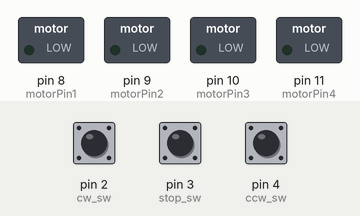
This sketch was run on a simulated Arduino Uno, built with avr-gcc and run on an emulated ATmega328P. On the bench: switched loads named in the sketch (green lamp = pin HIGH). The test bench sets the inputs (shaded band); at power-on: pin 2 (cw_sw) HIGH, pin 3 (stop_sw) HIGH, pin 4 (ccw_sw) HIGH. What the sketch prints to the serial monitor is not drawn.

Above: at 1.2 s.
1.3 s: pin 2 (cw_sw) pulled LOW for 0.15 s
At 1.45 s:
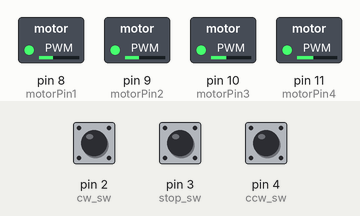
4.3 s: pin 3 (stop_sw) pulled LOW for 0.15 s
5.9 s: pin 4 (ccw_sw) pulled LOW for 0.15 s
At 6.09 s:
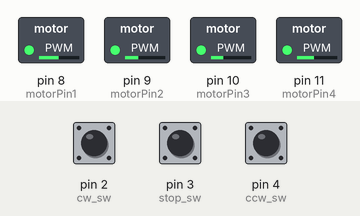
8.9 s: pin 3 (stop_sw) pulled LOW for 1 s
11.4 s: pin 2 (cw_sw) pulled LOW for 1 s
At 11.59 s:
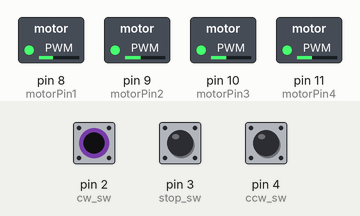
14.4 s: pin 4 (ccw_sw) pulled LOW for 1 s
Timing chart, 0 to 19.4 s (numbered marks = the images above; inputs shaded):
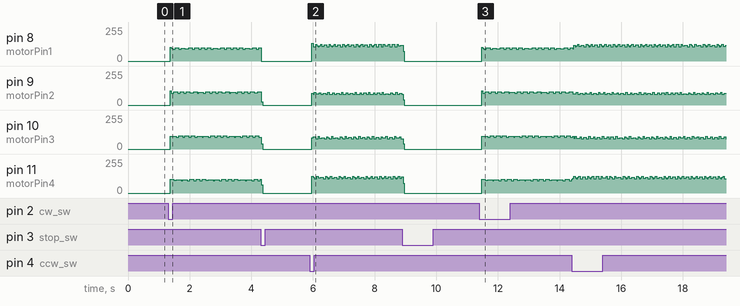

The sketch:

AR01_step_motor.ino
```cpp
/*
 예제 7.1
 스텝모터 구동
 */
int cw_sw = 2;
int stop_sw = 3;
int ccw_sw = 4;
// 스텝 모터 신호핀 설정
int motorPin1 = 8;
int motorPin2 = 9;
int motorPin3 = 10;
int motorPin4 = 11;

boolean cwsw = false;
boolean ccwsw = false;
boolean stopsw = true;

// 스텝 모터의 스텝 설정
// 0~7은 동작 신호, 8번째는 모터 정지 신호
int steps[] = {B1000, B1100, B0100, B0110, B0010, B0011, B0001, B1001, B0000};

void setup() {
  //모터 신호핀을 출력으로 설정
  pinMode(motorPin1, OUTPUT);
  pinMode(motorPin2, OUTPUT);
  pinMode(motorPin3, OUTPUT);
  pinMode(motorPin4, OUTPUT);

  pinMode(cw_sw, INPUT_PULLUP);
  pinMode(ccw_sw, INPUT_PULLUP);
  pinMode(stop_sw, INPUT_PULLUP);

  // 시리얼 통신 설정
  Serial.begin(9600);
}

void loop(){

  if(digitalRead(cw_sw)==LOW){
    cwsw = true;
    ccwsw = false;
    stopsw = false;
  }
  else if(digitalRead(ccw_sw)==LOW){
    cwsw = false;
    ccwsw = true;
    stopsw = false;
  }
  else if(digitalRead(stop_sw)==LOW){
    cwsw = false;
    ccwsw = false;
    stopsw = true;
  }
  // CW로 회전시 모터를 CW방향으로 회전시킨다.
  if(cwsw == true){
    // 시리얼 통신 메세지를 출력한다.
    Serial.print("CW Motor");
    // CW로 회전시킨다.
    clockwise();
  }
  // CCW로 회전시 모터를 CCW방향으로 회전시킨다.
  else if(ccwsw == true){
    // 시리얼 통신 메세지를 출력한다.
    Serial.print("CCW Motor");
    // CCW로 회전시킨다.
    counterClockwise();
  }
  else if(stopsw == true){
    Serial.println("Motor Stop");
    motorStop();
  }
}

void counterClockwise(){
  // 0~7 번째 신호를 순차적으로 출력시킨다.
  for(int i = 0; i < 8; i++)
  {
    motorSignalOutput(i);
    delayMicroseconds(1000);
  }
}

void clockwise(){
  // 7~0 번째 신호를 순차적으로 출력시킨다.
  for(int i = 7; i >= 0; i--)
  {
    motorSignalOutput(i);
    delayMicroseconds(1000);
  }
}

void motorStop(){
  // 정지신호를 출력시킨다.
  motorSignalOutput(8);
}

void motorSignalOutput(int out)
{
  // out 변수에 해당하는 모터 시그날을 출력한다.
  digitalWrite(motorPin1, bitRead(steps[out], 0));
  digitalWrite(motorPin2, bitRead(steps[out], 1));
  digitalWrite(motorPin3, bitRead(steps[out], 2));
  digitalWrite(motorPin4, bitRead(steps[out], 3));
}
```
